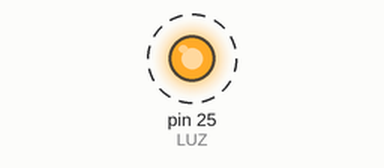
A sketch run on a simulated Arduino Mega 2560, built with avr-gcc and run on an emulated ATmega2560. Shown: output pins drawn as LEDs (lit = HIGH). Dashed ring = blinking.

Above: at 0.5 s.
Timing chart, 0 to 4.6 s (numbered marks = the images above):
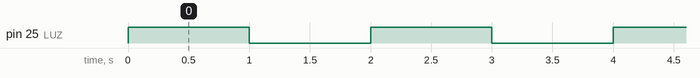

The sketch:

Prueba_task_scheduler_interrupt.ino
```cpp
#define _TASK_PRIORITY
#include <TaskScheduler.h>


#define buttonPin  37 // Pin donde está conectado el pulsador
#define LUZ 25
volatile bool buttonPressed = false;
bool statusLED = false;

Scheduler interrupt;
Scheduler led;

//Callback methods prototypes
void buttonTask();
void led_blink();


//Tasks1
Task t1(100, TASK_FOREVER, &buttonTask, &interrupt); // Ejecutar la tarea cada 100 ms
//TASK2
Task t2(1000, TASK_FOREVER, &led_blink, &led);

void buttonTask() {
  if (buttonPressed) {
    // Realiza la tarea que deseas ejecutar después de la interrupción por pulsador
    Serial.println("Tarea ejecutada después de interrupción por pulsador");

    // Reinicia el estado del botón
    buttonPressed = false;
  }
}

void led_blink() {

  statusLED = !statusLED;
  digitalWrite(LUZ, statusLED);
}

void buttonInterrupt() {
  buttonPressed = true;
}


void setup() {
  Serial.begin(115200);
  pinMode(buttonPin, INPUT_PULLUP);
  pinMode(LUZ, OUTPUT);

  // Configura la tarea que se activará después de la interrupción por pulsador
  led.setHighPriorityScheduler(&interrupt);
  led.enableAll(true);  // this will recursively enable the higher priority tasks as well

  attachInterrupt(digitalPinToInterrupt(buttonPin), buttonInterrupt, RISING);
}

void loop() {
  led.execute();
}
```

Measured:
- by itself, pin 25 (LUZ): alternates HIGH for 1.0 s and LOW for 1.0 s
